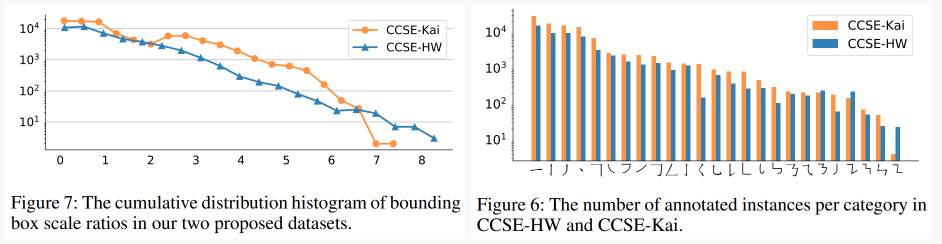
#> input picture fig/CCSE-dataset-stat23.png, 1883 x 488 px, given as the content of the folder ../dataset/50kshoes_edges, which was not available (shown at 1/2 size)
$ python combine_A_and_B.py   (older library calls are emulated)
#> lines starting #> are read from the running program, lines starting #| are printed output that depends on the picture
import os
import numpy as np
import cv2
import argparse
from multiprocessing import Pool


def image_write(path_A, path_B, path_AB):
    im_A = cv2.imread(path_A, 1)  # python2: cv2.CV_LOAD_IMAGE_COLOR; python3: cv2.IMREAD_COLOR
    im_B = cv2.imread(path_B, 1)  # python2: cv2.CV_LOAD_IMAGE_COLOR; python3: cv2.IMREAD_COLOR
    im_AB = np.concatenate([im_A, im_B], 1)
    cv2.imwrite(path_AB, im_AB)


# @formatter:off
parser = argparse.ArgumentParser('create image pairs')
parser.add_argument('--fold_A', dest='fold_A', help='input directory for image A', type=str, default='../dataset/50kshoes_edges')
parser.add_argument('--fold_B', dest='fold_B', help='input directory for image B', type=str, default='../dataset/50kshoes_jpg')
parser.add_argument('--fold_AB', dest='fold_AB', help='output directory', type=str, default='../dataset/test_AB')
parser.add_argument('--num_imgs', dest='num_imgs', help='number of images', type=int, default=1000000)
parser.add_argument('--use_AB', dest='use_AB', help='if true: (0001_A, 0001_B) to (0001_AB)', action='store_true')
parser.add_argument('--no_multiprocessing', dest='no_multiprocessing', help='If used, chooses single CPU execution instead of parallel execution', action='store_true',default=False)
args = parser.parse_args()
# @formatter:on

for arg in vars(args):
    print('[%s] = ' % arg, getattr(args, arg))

splits = os.listdir(args.fold_A)

if not args.no_multiprocessing:
    pool = Pool()

for sp in splits:
    img_fold_A = os.path.join(args.fold_A, sp)
    img_fold_B = os.path.join(args.fold_B, sp)
    img_list = os.listdir(img_fold_A)
    if args.use_AB:
        img_list = [img_path for img_path in img_list if '_A.' in img_path]

    num_imgs = min(args.num_imgs, len(img_list))
    print('split = %s, use %d/%d images' % (sp, num_imgs, len(img_list)))
    img_fold_AB = os.path.join(args.fold_AB, sp)
    if not os.path.isdir(img_fold_AB):
        os.makedirs(img_fold_AB)
    print('split = %s, number of images = %d' % (sp, num_imgs))
    for n in range(num_imgs):
        name_A = img_list[n]
        path_A = os.path.join(img_fold_A, name_A)
        if args.use_AB:
            name_B = name_A.replace('_A.', '_B.')
        else:
            name_B = name_A
        path_B = os.path.join(img_fold_B, name_B)
        if os.path.isfile(path_A) and os.path.isfile(path_B):
            name_AB = name_A
            if args.use_AB:
                name_AB = name_AB.replace('_A.', '.')  # remove _A
            path_AB = os.path.join(img_fold_AB, name_AB)
            if not args.no_multiprocessing:
                pool.apply_async(image_write, args=(path_A, path_B, path_AB))
#> in image_write, im_A is the input picture: shape (488, 1883, 3); mean B, G, R 233.9, 235.3, 237
#> in image_write, `im_AB = np.concatenate([im_A, im_B], 1)`:
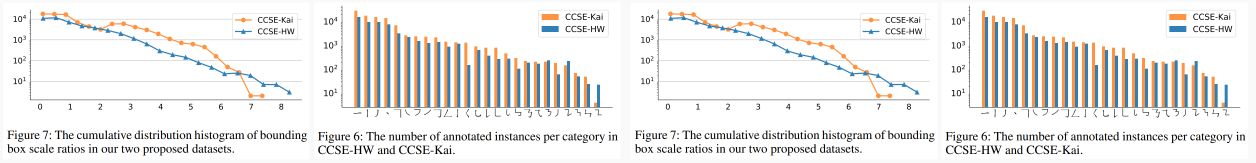
#> im_AB: shape (488, 3766, 3) (shown at 1/3 size); mean B, G, R 233.9, 235.3, 237
            else:
                im_A = cv2.imread(path_A, 1)  # python2: cv2.CV_LOAD_IMAGE_COLOR; python3: cv2.IMREAD_COLOR
                im_B = cv2.imread(path_B, 1)  # python2: cv2.CV_LOAD_IMAGE_COLOR; python3: cv2.IMREAD_COLOR
                im_AB = np.concatenate([im_A, im_B], 1)
                cv2.imwrite(path_AB, im_AB)
if not args.no_multiprocessing:
    pool.close()
    pool.join()

$ run again, on fig/CCSE-dataset-stat3.png
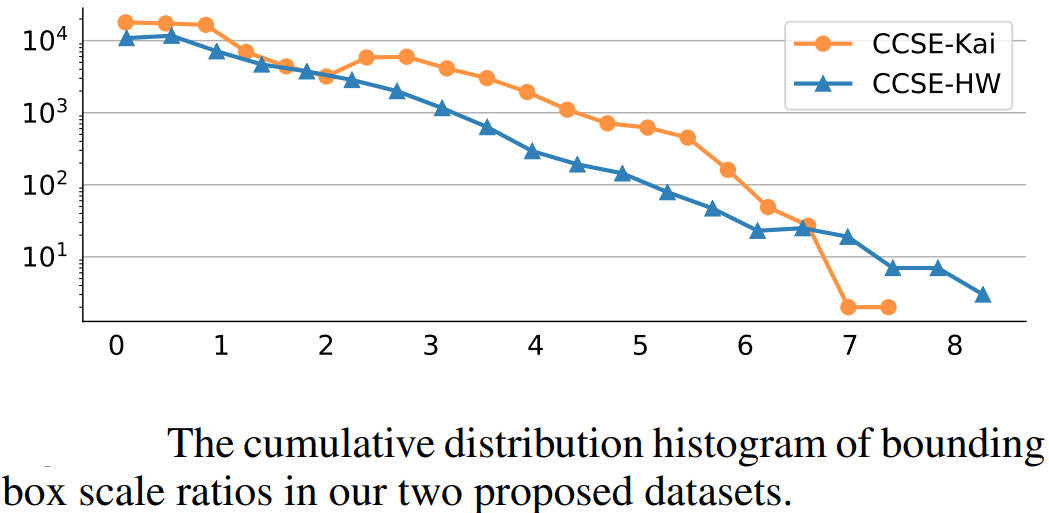
#> input picture fig/CCSE-dataset-stat3.png, 1049 x 513 px, given as the content of the folder ../dataset/50kshoes_edges, which was not available
#> in image_write, im_A is the input picture: shape (513, 1049, 3); mean B, G, R 242.7, 243.1, 243.4
#> in image_write, `im_AB = np.concatenate([im_A, im_B], 1)`:
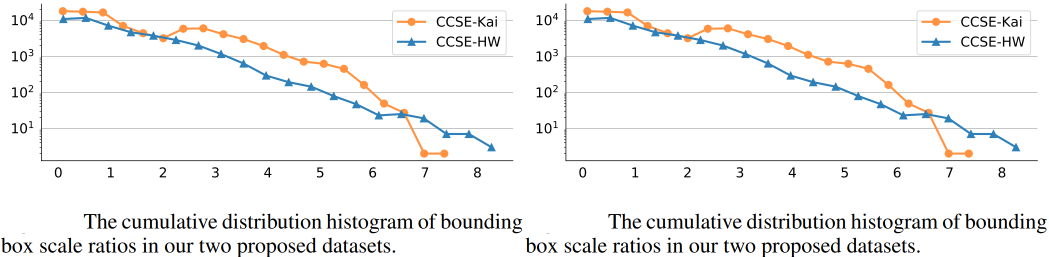
#> im_AB: shape (513, 2098, 3) (shown at 1/2 size); mean B, G, R 242.7, 243.1, 243.4

$ run again, on fig/CCSE-main-dataset.png
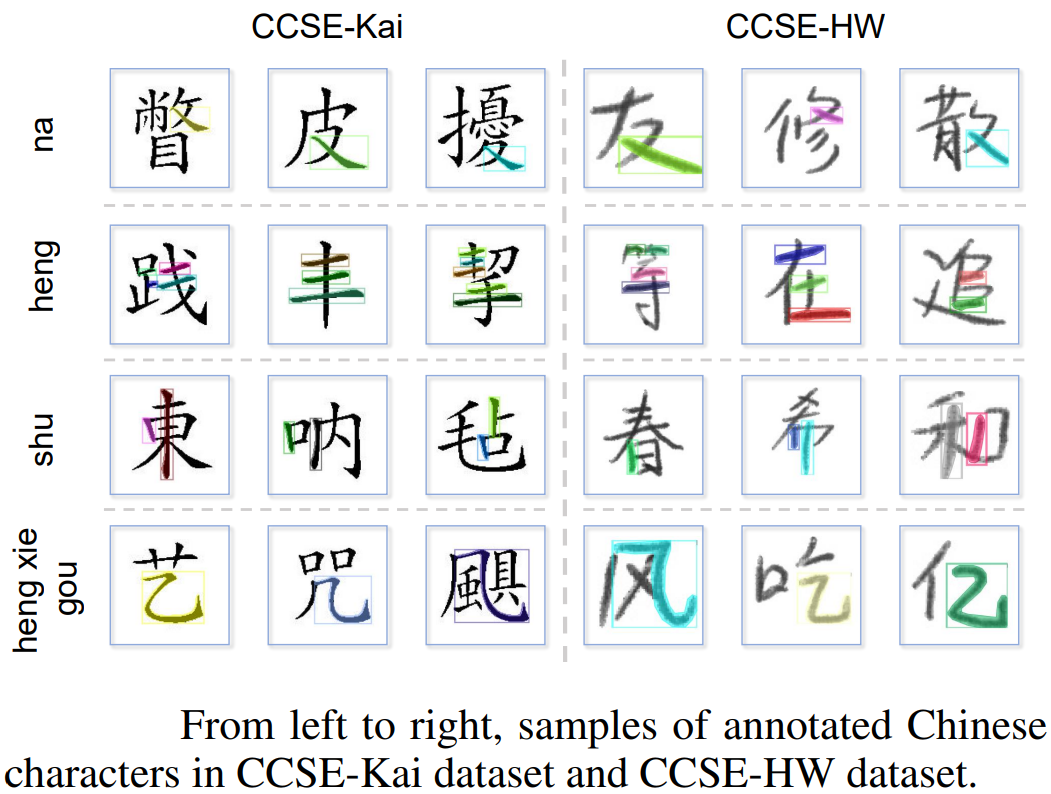
#> input picture fig/CCSE-main-dataset.png, 1051 x 794 px, given as the content of the folder ../dataset/50kshoes_edges, which was not available
#> in image_write, im_A is the input picture: shape (794, 1051, 3); mean B, G, R 237, 236.8, 235.3
#> in image_write, `im_AB = np.concatenate([im_A, im_B], 1)`:
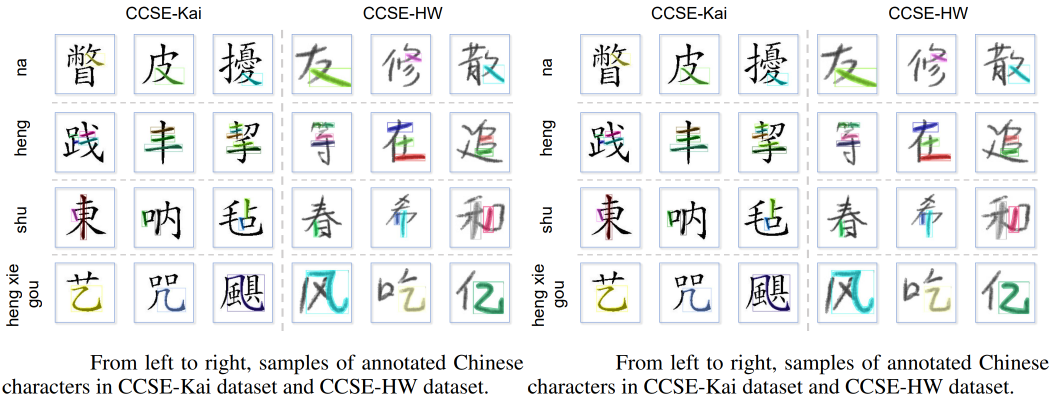
#> im_AB: shape (794, 2102, 3) (shown at 1/2 size); mean B, G, R 237, 236.8, 235.3
